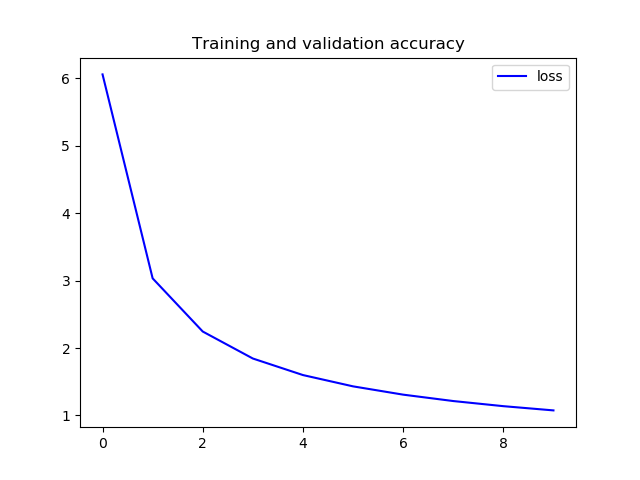

The Python source for this figure:
from keras.utils import np_utils
import tensorflow.compat.v1 as tf
tf.disable_v2_behavior()

import os
import struct
import numpy as np
import matplotlib.pyplot as plt
np.random.seed(10)
os.environ['KERAS_BACKEND']='tensorflow'
os.environ['KMP_DUPLICATE_LIB_OK']='True'

def load_mnist(path, kind='train'):
    """Load MNIST data from `path`"""
    labels_path = os.path.join(path,
                               '%s-labels.idx1-ubyte'
                               % kind)
    images_path = os.path.join(path,
                               '%s-images.idx3-ubyte'
                               % kind)
    with open(labels_path, 'rb') as lbpath:
        magic, n = struct.unpack('>II',
                                 lbpath.read(8))
        labels = np.fromfile(lbpath,
                             dtype=np.uint8)

    with open(images_path, 'rb') as imgpath:
        magic, num, rows, cols = struct.unpack('>IIII',
                                               imgpath.read(16))
        images = np.fromfile(imgpath,
                             dtype=np.uint8).reshape(len(labels), 784)

    return images, labels


def view_img(x_image, y_id):
    """view the data"""
    fig, ax = plt.subplots(
        nrows=2,
        ncols=5,
        sharex=True,
        sharey=True, )

    ax = ax.flatten()
    for i in range(10):
        img = x_image[y_id == i][0].reshape(28, 28)
        ax[i].imshow(img, cmap='Greys', interpolation='nearest')

    ax[0].set_xticks([])
    ax[0].set_yticks([])
    plt.tight_layout()
    plt.show()

    fig, ax = plt.subplots(
        nrows=5,
        ncols=5,
        sharex=True,
        sharey=True, )

    ax = ax.flatten()
    for i in range(25):
        img = x_image[y_id == 7][i].reshape(28, 28)
        ax[i].imshow(img, cmap='Greys', interpolation='nearest')

    ax[0].set_xticks([])
    ax[0].set_yticks([])
    plt.tight_layout()
    plt.show()



# 取数据
x_train, y_train = load_mnist('./', kind='train')
print(f'Rows: {x_train.shape[0]}, Columns: {x_train.shape[1]}')
x_test, y_test = load_mnist('./', kind='t10k')
print(f'Rows: {x_test.shape[0]}, Columns: {x_test.shape[1]}')



# 转换数据
x_train_v = x_train.reshape(60000,784).astype('float32')
x_test_v = x_test.reshape(10000,784).astype('float32')

#标准化
x_train_norm = x_train_v/255
x_test_norm = x_test_v/255

y_train_onehot = np_utils.to_categorical(y_train)
y_test_onehot = np_utils.to_categorical(y_test)


# 占位符 placeholder ，这里的 None 表示此张量的第一个维度可以是任何长度的
x = tf.placeholder(tf.float32, [None, 784])
y = tf.placeholder(tf.float32, [None, 10])

learning_rate = 0.01

training_epochs = 10
batch_size = 100
display_step = 1
total_batch = int(60000/batch_size)
#NetWork parameters
n_hidden_1 = 256#1st layer num features
n_input = 784
n_classses = 10

def multilayer_perceptron(_X,_weights,_biases):
    layer1 = tf.nn.sigmoid(tf.add(tf.matmul(_X, _weights['h1']), _biases['b1']))
    return tf.matmul(layer1,_weights['out'])+_biases['out']

weights = {
    'h1':tf.Variable(tf.random_normal([n_input,n_hidden_1])),
    'out':tf.Variable(tf.random_normal([n_hidden_1,n_classses]))
}
biases = {
    'b1':tf.Variable(tf.random_normal([n_hidden_1])),
    'out':tf.Variable(tf.random_normal([n_classses]))
}
pred = multilayer_perceptron(x, weights, biases)
cost = tf.reduce_mean(tf.nn.softmax_cross_entropy_with_logits(labels=y, logits=pred))
optimizer = tf.train.GradientDescentOptimizer(learning_rate).minimize(cost)

save_path = 'model/'
saver = tf.train.Saver()

loss = np.zeros([training_epochs])
pred_n = np.zeros([training_epochs])

with tf.Session() as sess:
    sess.run(tf.global_variables_initializer())

    for epoch in range(training_epochs):
        avg_cost = 0
        for i in range(total_batch):
            batch_xs = x_train_norm[i*batch_size:(i+1)*batch_size,]
            batch_ys = y_train_onehot[i*batch_size: (i+1)*batch_size,]
            _, c = sess.run([optimizer, cost], feed_dict={x:batch_xs, y:batch_ys})
            avg_cost += c / total_batch

        if (epoch + 1) % display_step == 0:
            print('epoch= ', epoch+1, ' cost= ', avg_cost)
        loss[epoch] = avg_cost
    print('finished')

    correct_prediction = tf.equal(tf.argmax(pred, 1), tf.argmax(y, 1))
    accuracy = tf.reduce_mean(tf.cast(correct_prediction, tf.float32))
    print('accuracy: ', accuracy.eval({x:x_test_norm, y:y_test_onehot}))

    save = saver.save(sess, save_path=save_path+'mnist.cpkt')

file=open('data.txt', 'a+')
st = np.array2string(loss)
file.writelines(st)
file.close()

plt.plot(loss, 'b', label='loss')
plt.title('Training and validation accuracy')
plt.legend()  # 绘制图例，默认在右上角
plt.savefig('./Layer-1.png')
plt.show()